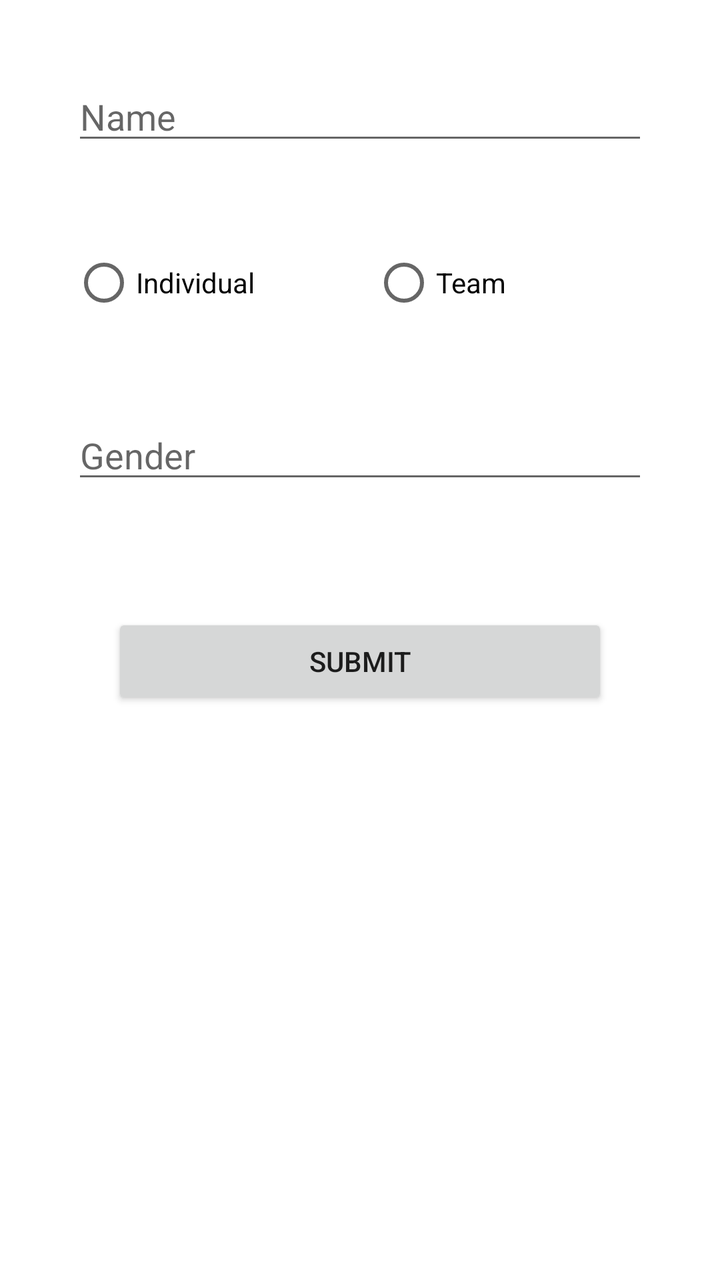
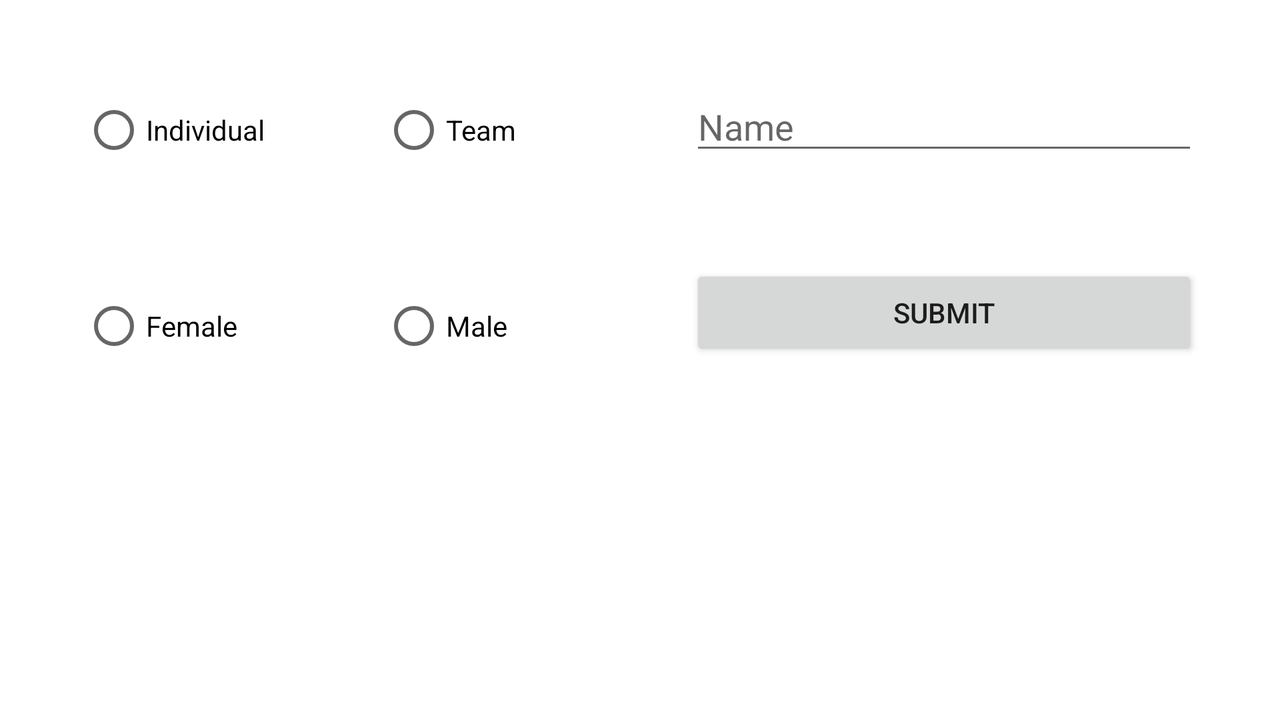

An Android layout and its configuration variant, each rendered on a device that would load it. The default file and the variant file are quoted in full after the pictures.
<!-- AndroidManifest.xml: application theme Theme.Room_Firestore_Application -->
<!-- res/layout/activity_sport.xml -->
<?xml version="1.0" encoding="utf-8"?>
<LinearLayout xmlns:android="http://schemas.android.com/apk/res/android"
    xmlns:app="http://schemas.android.com/apk/res-auto"
    xmlns:tools="http://schemas.android.com/tools"
    android:layout_width="match_parent"
    android:layout_height="match_parent"
    android:orientation="vertical"
    android:padding="16dp"
    tools:context=".MyActivities.SportActivity">

    <EditText
        android:id="@+id/sport_name"
        android:layout_width="match_parent"
        android:layout_height="wrap_content"
        android:hint="Name"
        android:inputType="textPersonName"
        android:layout_margin="20dp"/>

    <RadioGroup
        android:layout_width="match_parent"
        android:layout_height="wrap_content"
        android:orientation="horizontal"
        android:layout_margin="20dp">

        <RadioButton
            android:id="@+id/radioIndividual"
            android:layout_width="150dp"
            android:layout_height="wrap_content"
            android:text="Individual" />

        <RadioButton
            android:id="@+id/radioTeam"
            android:layout_width="150dp"
            android:layout_height="wrap_content"
            android:text="Team" />
    </RadioGroup>

    <EditText
        android:id="@+id/gender"
        android:layout_width="match_parent"
        android:layout_height="wrap_content"
        android:hint="Gender"
        android:inputType="text"
        android:layout_margin="20dp"/>

    <Button
        android:id="@+id/sport_button"
        android:layout_width="match_parent"
        android:layout_height="wrap_content"
        android:layout_margin="40dp"
        android:text="Submit" />


</LinearLayout>
<!-- resources referenced by this layout -->
<resources>
  <style name="Theme.Room_Firestore_Application" parent="Theme.MaterialComponents.DayNight.DarkActionBar">
          
          <item name="colorPrimary">@color/purple_500</item>
          <item name="colorPrimaryVariant">@color/purple_700</item>
          <item name="colorOnPrimary">@color/white</item>
          
          <item name="colorSecondary">@color/teal_200</item>
          <item name="colorSecondaryVariant">@color/teal_700</item>
          <item name="colorOnSecondary">@color/black</item>
          
          <item name="android:statusBarColor" tools:targetApi="l">?attr/colorPrimaryVariant</item>
          
      </style>
  <color name="purple_500">#FF6200EE</color>
  <color name="purple_700">#FF3700B3</color>
  <color name="white">#FFFFFFFF</color>
  <color name="teal_200">#FF03DAC5</color>
  <color name="teal_700">#FF018786</color>
  <color name="black">#FF000000</color>
</resources>
<!-- res/layout-land/activity_sport.xml (the author's variant of the layout above) -->
<!-- drawn on the phone turned sideways -->
<?xml version="1.0" encoding="utf-8"?>
<LinearLayout xmlns:android="http://schemas.android.com/apk/res/android"
    xmlns:app="http://schemas.android.com/apk/res-auto"
    xmlns:tools="http://schemas.android.com/tools"
    android:layout_width="match_parent"
    android:layout_height="match_parent"
    android:orientation="horizontal"
    android:padding="16dp"
    tools:context=".MyActivities.SportActivity">
<LinearLayout
    android:layout_width="match_parent"
    android:layout_height="match_parent"
    android:layout_weight="1"
    android:orientation="vertical">


    <RadioGroup
        android:id="@+id/radio_type"
        android:layout_width="match_parent"
        android:layout_height="wrap_content"
        android:orientation="horizontal"
        android:layout_margin="25dp">

        <RadioButton
            android:id="@+id/radioIndividual"
            android:layout_width="150dp"
            android:layout_height="wrap_content"
            android:text="Individual" />

        <RadioButton
            android:id="@+id/radioTeam"
            android:layout_width="150dp"
            android:layout_height="wrap_content"
            android:text="Team" />
    </RadioGroup>

    <RadioGroup
        android:id="@+id/radioGroupGender"
        android:layout_width="match_parent"
        android:layout_height="wrap_content"
        android:orientation="horizontal"
        android:layout_margin="25dp">
        <RadioButton
            android:id="@+id/radioFemale"
            android:layout_width="150dp"
            android:layout_height="wrap_content"
            android:text="Female" />

        <RadioButton
            android:id="@+id/radioMale"
            android:layout_width="150dp"
            android:layout_height="wrap_content"
            android:text="Male" />
    </RadioGroup>

</LinearLayout>

    <LinearLayout
        android:layout_width="match_parent"
        android:layout_height="match_parent"
        android:layout_weight="1"
        android:orientation="vertical">

        <EditText
            android:id="@+id/sport_name"
            android:layout_width="match_parent"
            android:layout_height="wrap_content"
            android:hint="Name"
            android:inputType="textPersonName"
            android:layout_margin="25dp"/>



    <Button
        android:id="@+id/sport_button"
        android:layout_width="match_parent"
        android:layout_height="wrap_content"
        android:layout_margin="25dp"
        android:text="Submit" />

    </LinearLayout>

</LinearLayout>
